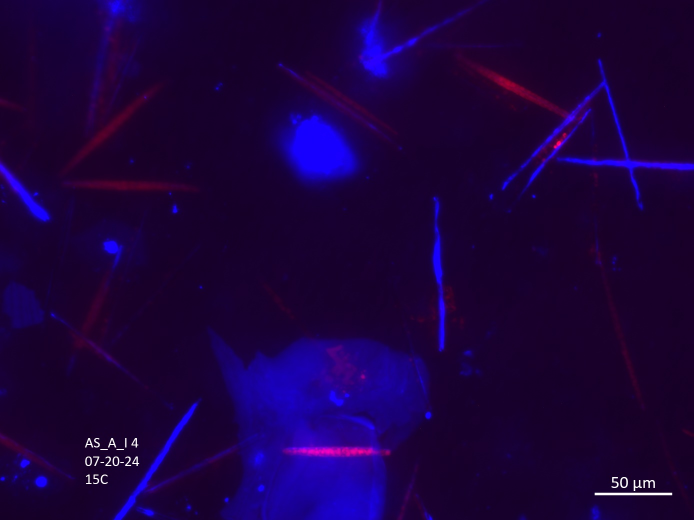
#> input picture data/test_images/AS_A_I_15_4-20240720.jpg, 1388 x 1040 px, found by its file name (shown at 1/2 size); the run also reads 1 picture not shown here
$ jupyter execute static_new_Kmeans_function.ipynb
#> lines starting #> are read from the running program, lines starting #| are printed output that depends on the picture; after the words box and inside, x2 and y2 are one past the last pixel; in counts of white or black regions, pixels touching at a corner belong together
[cell 1]
# Import libraries
import cv2
import numpy as np
import matplotlib.pyplot as plt
import pandas as pd
from skimage.measure import label, regionprops
import random
import glob
import os
from sklearn.cluster import KMeans
from PIL import Image as im

# Set seed for K-means clustering reproducibility
random.seed(10)

[cell 2]
# [34 lines left out: functions remove_large_background, make_custom_grayscale, not called in this run]

[cell 3]
# K-means approach as a function
def Kmeans_process_image(image_path):
    # 1. Read image and convert to RGB
    image = cv2.imread(image_path)
#> image is the input picture: shape (1040, 1388, 3); mean B, G, R 63.6, 0.6, 27
    image_rgb = cv2.cvtColor(image, cv2.COLOR_BGR2RGB)
        # Split into RGB channels for thresholding
    red_channel = image_rgb[:, :, 0]
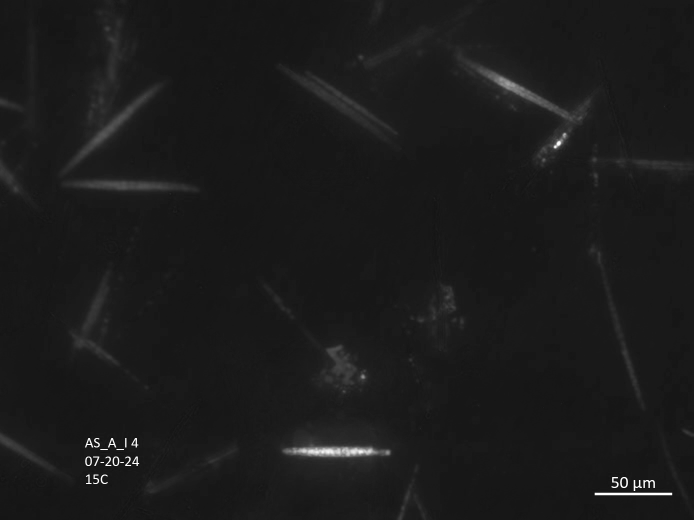
#> red_channel: shape (1040, 1388) (shown at 1/2 size); min 12, max 255, mean 27
    blue_channel = image_rgb[:, :, 2]
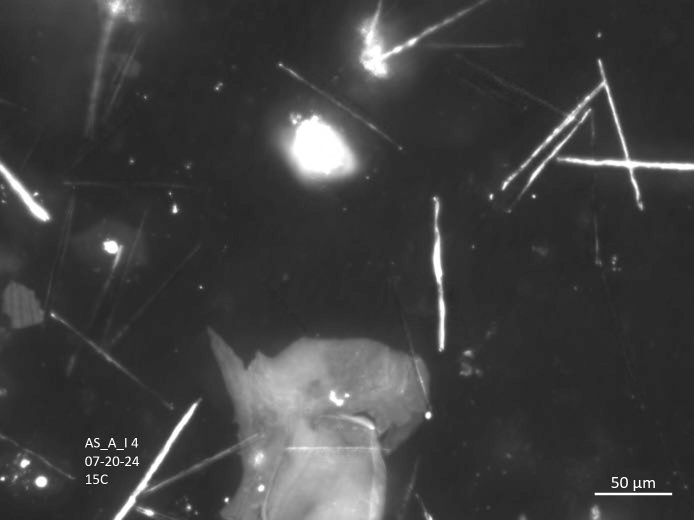
#> blue_channel: shape (1040, 1388) (shown at 1/2 size); min 20, max 255, mean 63.6

    # 2. Define thresholds for red and blue channels based on percentiles
    #     # try: r-92,b-95
    # red_threshold = np.percentile(red_channel, 85)
    # blue_threshold = np.percentile(blue_channel, 95)

    #     # Create binary masks for each color channel
    #         # CHANGED from red/blue_threshold
    # _, red_mask = cv2.threshold(red_channel, red_threshold, 255, cv2.THRESH_BINARY)
    # _, blue_mask = cv2.threshold(blue_channel, blue_threshold, 255, cv2.THRESH_BINARY)
    #     # Combine the red and blue masks
    # combined_mask = cv2.bitwise_or(red_mask, blue_mask)

    #---------------------NEW
    # Normalize red and blue channels
    red_normalized = red_channel / (np.max(red_channel) + 1e-6)
    blue_normalized = blue_channel / (np.max(blue_channel) + 1e-6)

    # Define combined mask based on adaptive thresholds
    red_threshold = np.percentile(red_normalized, 95)
#> red_threshold = 0.149
    blue_threshold = np.percentile(blue_normalized, 95)
#> blue_threshold = 0.651

    _, red_mask = cv2.threshold((red_normalized * 255).astype(np.uint8), red_threshold * 255, 255, cv2.THRESH_BINARY)
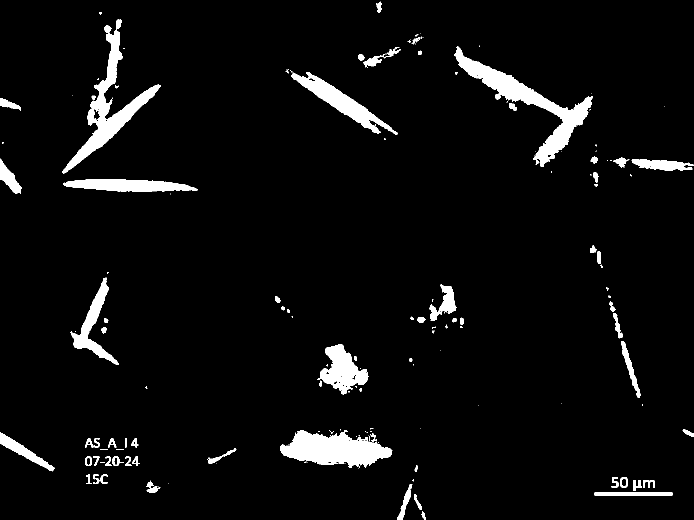
#> red_mask: shape (1040, 1388) (shown at 1/2 size); 4.9% white; 171 white regions (96 under 20 px), largest, box (x1, y1, x2, y2) and area: (909, 93, 1185, 334) 12085, (560, 860, 785, 936) 10439, (124, 51, 322, 347) 10203
    _, blue_mask = cv2.threshold((blue_normalized * 255).astype(np.uint8), blue_threshold * 255, 255, cv2.THRESH_BINARY)
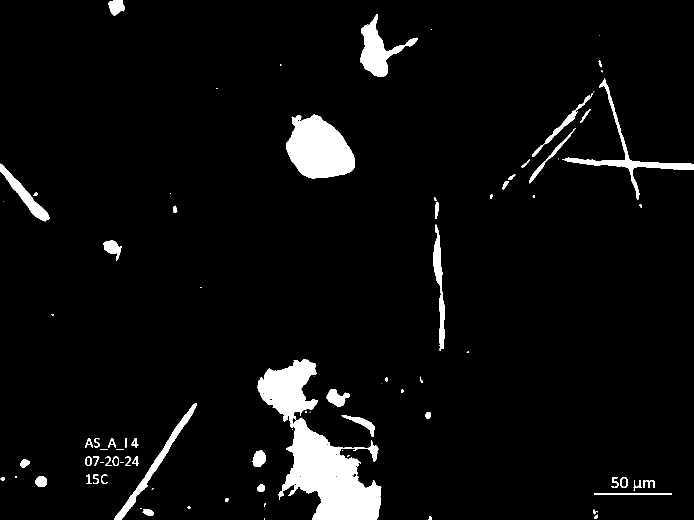
#> blue_mask: shape (1040, 1388) (shown at 1/2 size); 5% white; 91 white regions (31 under 20 px), largest, box (x1, y1, x2, y2) and area: (514, 718, 763, 1040) 31153, (572, 229, 710, 358) 12470, (720, 28, 836, 154) 4879

    # Combine the masks
    combined_mask = cv2.bitwise_or(red_mask, blue_mask)
#> combined_mask: shape (1040, 1388); 8.9% white; 192 white regions (94 under 20 px), largest, box (x1, y1, x2, y2) and area: (514, 718, 785, 1040) 36388, (909, 93, 1186, 367) 12618, (572, 229, 710, 358) 12470
    #---------------------
        # Apply the mask to isolate high-intensity pixels in the image
    thresholded_image = cv2.bitwise_and(image_rgb, image_rgb, mask=combined_mask)
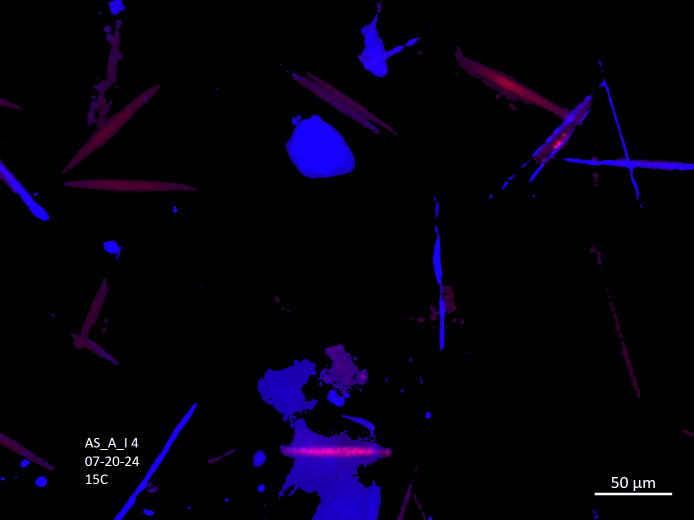
#> thresholded_image: shape (1040, 1388, 3) (shown at 1/2 size); mean R, G, B 4.2, 0.5, 13.2

    # 3. Perform K-means clustering
        # Flatten the masked pixels (ignore dark background)
    masked_pixels = thresholded_image[combined_mask > 0]
    pixels = masked_pixels.reshape((-1, 3)).astype(np.float32)
        # Define K-means criteria and number of clusters
    k = 4  # Number of clusters
    criteria = (cv2.TERM_CRITERIA_EPS + cv2.TERM_CRITERIA_MAX_ITER, 100, 0.2)
        # Perform K-means clustering--cv2
    # _, labels, centers = cv2.kmeans(pixels, k, None, criteria, 10, cv2.KMEANS_RANDOM_CENTERS)
        # preform K-means clustering--scikit
    kmeans = KMeans(n_clusters=k, n_init=10, random_state=42).fit(pixels)
        # Convert centers to uint8 for display
    centers = np.uint8(kmeans.cluster_centers_)
#> centers = [[42, 1, 172], [52, 0, 56], [28, 0, 242], [240, 235, 243]]
        # Reconstruct segmented data using labels
    labels = kmeans.labels_
    segmented_data = centers[labels.flatten()]
        # Create an empty array to store the full-sized segmented image
    segmented_image = np.zeros_like(image_rgb)
        # Fill in only the high-intensity pixels in the original mask
    segmented_image[combined_mask > 0] = segmented_data
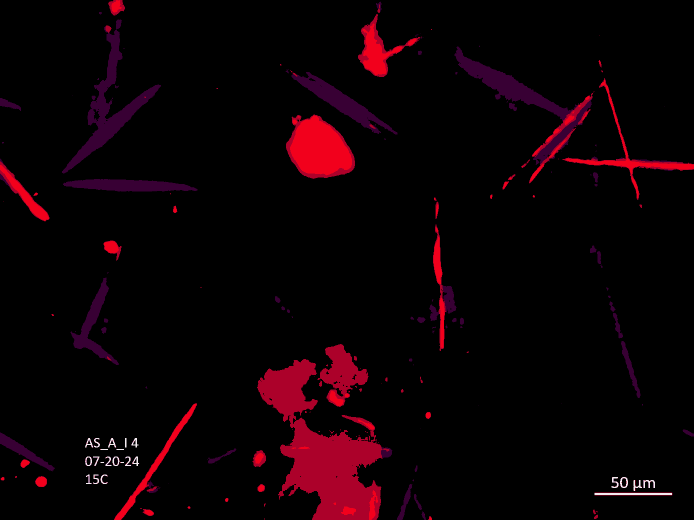
#> segmented_image: shape (1040, 1388, 3) (shown at 1/2 size); mean of channels 0, 1, 2 4.1, 0.5, 13.2; drawn as B, G, R

    # 4. Subset mask by keeping only the clusters corresponding to red and blue
        # Automate cluster characterization based on RBG values
            # instantiate cluster values
    bg_cluster = -1
    red_cluster = -1
    blue_cluster = -1
    lab_cluster = -1
        # instantiate list of color values outside loop
    max_g_val = -1
    max_r_val = -1
    max_b_val = -1
        # 4.1: Identify labels cluster
            # iterate over centers (RGB values)
    for idx, cntr in enumerate(centers):
        print(idx, cntr)
            # set green value
        g_val = cntr[1]
            # compare to max green value
        if g_val > max_g_val:
                # update max green value
            max_g_val = g_val
                # set max green value to background cluster
            lab_cluster = idx
#> this loop made 4 passes
#> (cntr, g_val, max_g_val, lab_cluster) on passes 1, 4: ([42, 1, 172], 1, 1, 0), ([240, 235, 243], 235, 235, 3)
#> (printed output is left out)
#> after the loop, lab_cluster = 3; max_g_val = 235
        # identify red cluster
    for idx, cntr in enumerate(centers):
            # exclude cluster previously identified as bg
        if idx != lab_cluster:
            # set red value
            r_val = cntr[0]
            # compare to max red value
            if r_val > max_r_val:
                max_r_val = r_val
                red_cluster = idx
#> this loop made 4 passes
#> (cntr, r_val, max_r_val, red_cluster) on passes 1 to 2: ([42, 1, 172], 42, 42, 0), ([52, 0, 56], 52, 52, 1)
#> after the loop, max_r_val = 52; red_cluster = 1
        # 4.3: Identify BLUE cluster
    for idx, cntr in enumerate(centers):
            # exclude clusters previously identified as bg & red
        if idx != lab_cluster and idx != red_cluster:
            # set red value
            b_val = cntr[2]
            # compare to max red value
            if b_val > max_b_val:
                max_b_val = b_val
                blue_cluster = idx
#> this loop made 4 passes
#> (cntr, b_val, max_b_val, blue_cluster) on passes 1, 3: ([42, 1, 172], 172, 172, 0), ([28, 0, 242], 242, 242, 2)
#> after the loop, blue_cluster = 2; max_b_val = 242
        # 4.2: Identify bg cluster
    for idx, cntr in enumerate(centers):
            # exclude cluster previously identified as bg
        if idx != lab_cluster and idx != red_cluster and idx != blue_cluster:
            bg_cluster = idx
#> this loop made 4 passes
#> (cntr, bg_cluster) on pass 1: ([42, 1, 172], 0)
    print("Background cluster is", bg_cluster)
#| Background cluster is 0
    print("Labeled cluster is", lab_cluster)
#| Labeled cluster is 3
    print("Red cluster is", red_cluster)
#| Red cluster is 1
    print("Blue cluster is", blue_cluster)
#| Blue cluster is 2
        # Reshape labels to match combined_mask shape
    labels_reshaped = np.zeros(combined_mask.shape, dtype=int)
    labels_reshaped[combined_mask > 0] = labels.flatten()
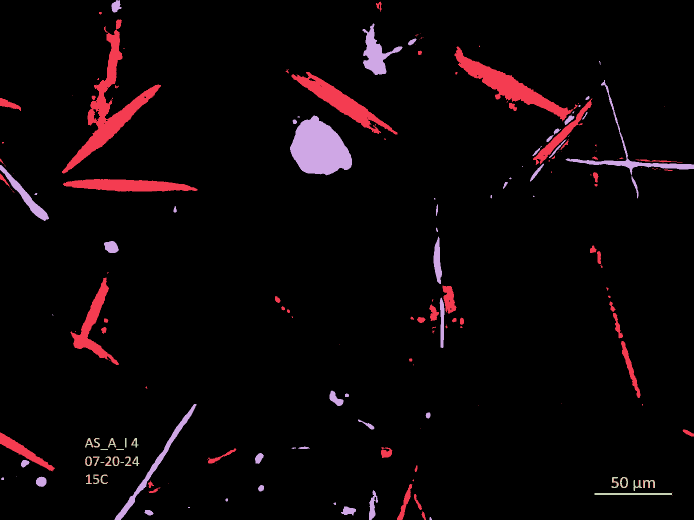
#> labels_reshaped: shape (1040, 1388) int64 (shown at 1/2 size); 4 distinct labels, from 0 to 3; one colour per label, 0 black
        # Create a mask that includes only the red and blue clusters
    foreground_mask = np.isin(labels_reshaped, [red_cluster, blue_cluster])
#> foreground_mask: shape (1040, 1388) bool; 5% white; 376 white regions (283 under 20 px), largest, box (x1, y1, x2, y2) and area: (124, 60, 322, 347) 10037, (580, 231, 704, 351) 9969, (909, 93, 1147, 243) 7408
    bg_mask = np.isin(labels_reshaped, [bg_cluster, lab_cluster])
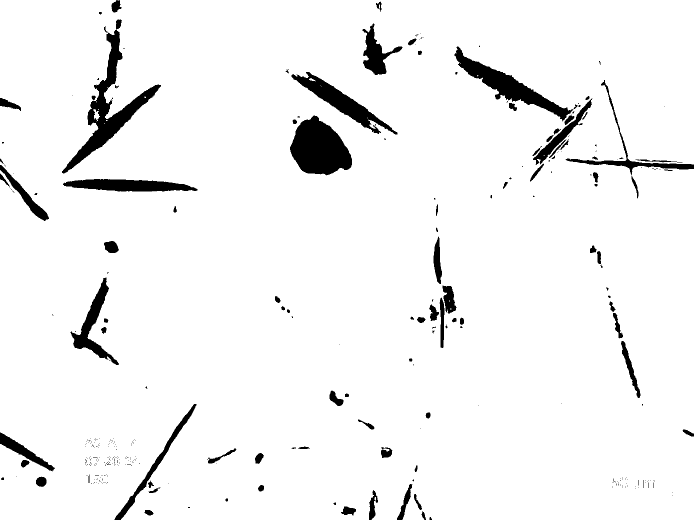
#> bg_mask: shape (1040, 1388) bool (shown at 1/2 size); 95% white; 376 black regions (283 under 20 px), largest, box (x1, y1, x2, y2) and area: (124, 60, 322, 347) 10037, (580, 231, 704, 351) 9969, (909, 93, 1147, 243) 7408
        # Initialize the foreground image with black background
    foreground_final = np.zeros_like(image_rgb)
    bground_final = np.zeros_like(image_rgb)
        # Apply the mask to keep only the red and blue clusters
    foreground_final[foreground_mask] = image_rgb[foreground_mask]
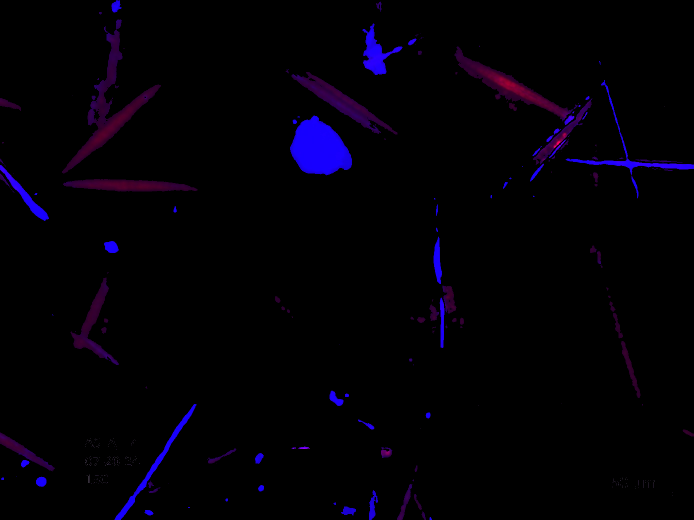
#> foreground_final: shape (1040, 1388, 3) (shown at 1/2 size); mean R, G, B 2.2, 0, 6.4
    bground_final[bg_mask] = image_rgb[bg_mask]
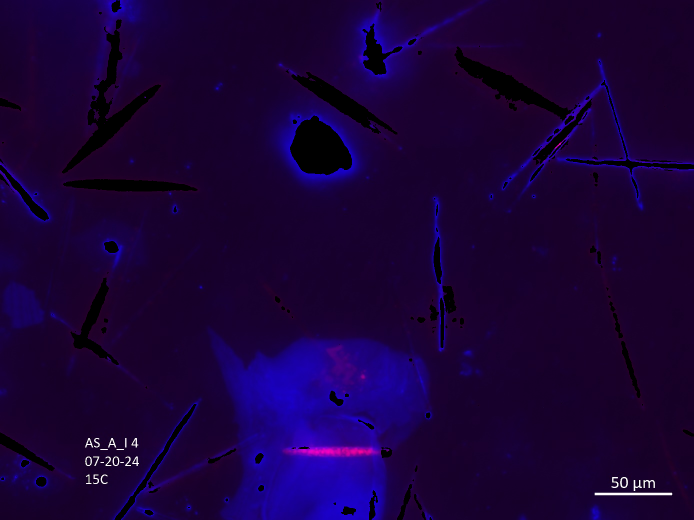
#> bground_final: shape (1040, 1388, 3) (shown at 1/2 size); mean R, G, B 24.8, 0.6, 57.2

    # 5. Perform Canny edge detection on the final foreground
        # foreground_final or custom_gray
    edges = cv2.Canny(foreground_final, 100, 200, apertureSize=3, L2gradient=False)
#> edges: shape (1040, 1388); 0.99% white in thin lines or dots

    # 6. Find contours and filter by area
    contours, _ = cv2.findContours(edges, cv2.RETR_EXTERNAL, cv2.CHAIN_APPROX_SIMPLE)
#> contours = 276 contours, 188 with area under 20; largest, box (x1, y1, x2, y2) and area: (580, 231, 704, 351) 9949, (126, 358, 395, 384) 4595, (725, 47, 805, 150) 2948, (1242, 681, 1281, 796) 1004, (879, 595, 889, 696) 590
#> (the rest of the program and of its run is left out)
